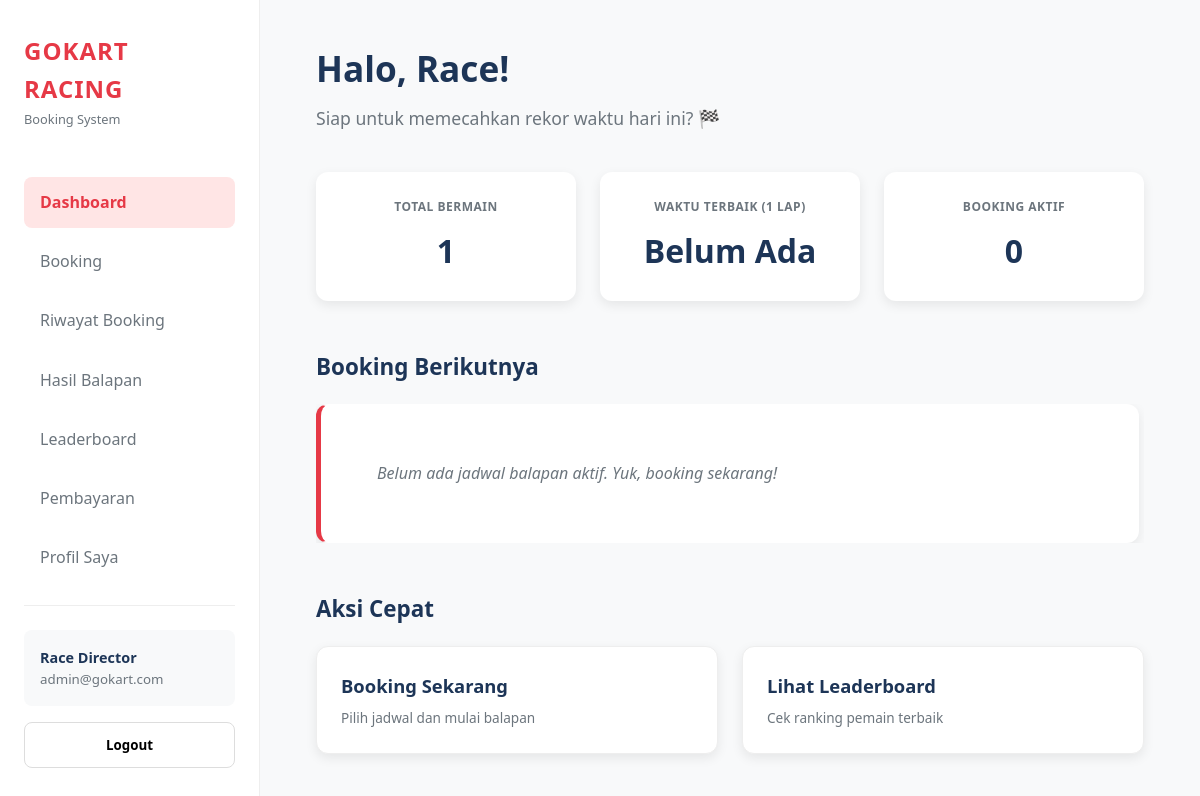
The page /dashboard/dashboard.PHP (signed in) on the database its author committed.
### tables this page shows
CREATE TABLE `users` (
  `id` int(11) NOT NULL,
  `nama_lengkap` varchar(100) NOT NULL,
  `nomor_hp` varchar(20) NOT NULL,
  `email` varchar(100) NOT NULL,
  `password` varchar(255) NOT NULL,
  `role` enum('admin','user') DEFAULT 'user',
  `created_at` timestamp NOT NULL DEFAULT current_timestamp(),
  `total_bermain` int(11) DEFAULT 0,
  `best_time` decimal(5,3) DEFAULT 99.999,
  `booking_aktif` int(11) DEFAULT 0
);

### dashboard/dashboard.PHP (the view, shortened to what this page needs)
<?php
require '../koneksi.php';
$user_id = $_SESSION['id_user'];
$user_query = mysqli_query($koneksi, "SELECT * FROM users WHERE id = '$user_id'");
$user       = mysqli_fetch_assoc($user_query);
$first_name = explode(' ', $user['nama_lengkap'])[0];
$total_query = mysqli_query($koneksi, "
    SELECT COUNT(*) as total
    FROM booking
    WHERE user_id = '$user_id' AND status = 'selesai'
");
$total = mysqli_fetch_assoc($total_query)['total'];
$best_query = mysqli_query($koneksi, "
    SELECT MIN(total_lap) as best_time
    FROM hasil_balapan
    WHERE user_id = '$user_id'
");
$best_data = mysqli_fetch_assoc($best_query);
$best_time = ($best_data && $best_data['best_time'] > 0) ? number_format($best_data['best_time'], 3) . ' detik' : 'Belum Ada';
$aktif_query = mysqli_query($koneksi, "
    SELECT COUNT(*) as total
    FROM booking
    WHERE user_id = '$user_id' AND status = 'aktif'
");
$aktif_count = mysqli_fetch_assoc($aktif_query)['total'];
$next_query = mysqli_query($koneksi, "
    SELECT b.*, p.nama_paket, p.durasi_menit
    FROM booking b
    JOIN paket_bermain p ON b.paket_id = p.id
    WHERE b.user_id = '$user_id' AND b.status = 'aktif'
    ORDER BY b.tanggal_booking ASC, b.jam_booking ASC
");
?>
<!DOCTYPE html>
<html lang="id">
<head>
    <link rel="stylesheet" href="style.css">
</head>
<body>
<div class="container">
    <aside class="sidebar">
        <div class="sidebar-top">
            <div class="brand">
                <h2>GoKart Racing</h2>
                <p>Booking System</p>
            </div>
            <ul class="nav-menu">
                <li><a href="../dashboard/dashboard.php" class="nav-link active">Dashboard</a></li>
                <li><a href="../booking/booking.php" class="nav-link">Booking</a></li>
                <li><a href="../riwayat booking/riwayat.php" class="nav-link">Riwayat Booking</a></li>
                <li><a href="../hasil_balapan/hasil_balapan.php" class="nav-link">Hasil Balapan</a></li>
                <li><a href="../leaderboard/leaderboard.php" class="nav-link">Leaderboard</a></li>
                <li><a href="../pembayaran/pembayaran.php" class="nav-link">Pembayaran</a></li>
                <li><a href="../Profil_sayaGokart/profil_saya.php" class="nav-link">Profil Saya</a></li>
            </ul>
        </div>
        <div class="sidebar-bottom">
            <div class="sidebar-user">
                <p><strong><?= htmlspecialchars($user['nama_lengkap']); ?></strong></p>
                <small><?= htmlspecialchars($user['email']); ?></small>
            </div>
            <button class="logout-btn">Logout</button>
        </div>
    </aside>
    <main class="main">
        <header class="header">
            <h1>Halo, <?= htmlspecialchars($first_name); ?>!</h1>
            <p>Siap untuk memecahkan rekor waktu hari ini? 🏁</p>
        </header>
        <section class="stats">
            <div class="card stat-card">
                <p>Total Bermain</p>
                <h3 class="stat-number"><?= $total; ?></h3>
            </div>
            <div class="card stat-card">
                <p>Waktu Terbaik (1 Lap)</p>
                <h3 class="stat-number"><?= $best_time; ?></h3>
            </div>
            <div class="card stat-card">
                <p>Booking Aktif</p>
                <h3 class="stat-number"><?= $aktif_count; ?></h3>
            </div>
        </section>
        <section class="booking">
            <h2>Booking Berikutnya</h2>
            <div class="booking-list">
                <?php if (mysqli_num_rows($next_query) > 0): ?>
                    <?php while ($row = mysqli_fetch_assoc($next_query)): ?>
                        <div class="card booking-box" style="margin-bottom: 1rem;">
                            <div class="booking-left">
                                <p class="booking-date">
                                    📅 <?= date('d M Y', strtotime($row['tanggal_booking'])); ?> |
                                    ⏰ <?= date('H:i', strtotime($row['jam_booking'])); ?>
                                </p>
                                <div class="booking-detail">
                                    <span><strong>Paket:</strong> <?= htmlspecialchars($row['nama_paket']); ?></span>
                                    <span><strong>Durasi:</strong> <?= $row['durasi_menit']; ?> Menit</span>
                                    <span><strong>Pemain:</strong> <?= $row['jumlah_orang']; ?> Orang</span>
                                </div>
                            </div>
                            <div class="booking-right">
                                <button class="btn btn-secondary" onclick="window.location.href='../riwayat booking/riwayat.php'">
                                    Detail
                                </button>
                            </div>
                        </div>
                    <?php endwhile; ?>
                <?php else: ?>
                    <div class="card booking-box">
                        <p class="empty-state">Belum ada jadwal balapan aktif. Yuk, booking sekarang!</p>
                    </div>
                <?php endif; ?>
            </div>
        </section>
        <section class="aksi">
            <h2>Aksi Cepat</h2>
            <div class="aksi-container">
                <div class="card aksi-box clickable" onclick="window.location.href='../booking/booking.php'">
                    <h3>Booking Sekarang</h3>
                    <p>Pilih jadwal dan mulai balapan</p>
                </div>
                <div class="card aksi-box clickable" onclick="window.location.href='../leaderboard/leaderboard.php'">
                    <h3>Lihat Leaderboard</h3>
                    <p>Cek ranking pemain terbaik</p>
                </div>
            </div>
        </section>
    </main>
</div>
</body>
</html>

### dashboard/style.css (style rules this page uses)
:root { --primary: #e63946; --primary-light: #ffe5e5; --dark: #1d3557; --light: #f1faee; --gray: #6c757d; --white: #ffffff; --bg-body: #f8f9fa; --shadow: 0 4px 12px rgba(0, 0, 0, 0.08); --transition: all 0.3s ease; }
* { margin: 0; padding: 0; box-sizing: border-box; font-family: "Segoe UI", Roboto, Helvetica, Arial, sans-serif; }
body { background-color: var(--bg-body); color: var(--dark); line-height: 1.6; }
.container { display: flex; min-height: 100vh; width: 100%; }
.sidebar { width: 260px; background-color: var(--white); display: flex; flex-direction: column; justify-content: space-between; padding: 2rem 1.5rem; border-right: 1px solid #eee; position: fixed; height: 100vh; z-index: 100; transition: var(--transition); }
.brand { padding-bottom: 1rem; }
.brand h2 { color: var(--primary); font-size: 1.5rem; text-transform: uppercase; letter-spacing: 1px; }
.brand p { font-size: 0.8rem; color: var(--gray); }
.nav-menu { list-style: none; margin-top: 2rem; flex-grow: 1; }
.nav-link { text-decoration: none; color: var(--gray); display: block; padding: 0.8rem 1rem; border-radius: 8px; margin-bottom: 0.5rem; transition: var(--transition); white-space: nowrap; overflow: hidden; text-overflow: ellipsis; }
.nav-link:hover, .nav-link.active { background-color: var(--primary-light); color: var(--primary); font-weight: bold; }
.sidebar-bottom { margin-top: auto; border-top: 1px solid #eee; padding-top: 1.5rem; }
.sidebar-user { padding: 1rem; background: var(--bg-body); border-radius: 8px; margin-bottom: 1rem; }
.sidebar-user p { font-size: 0.9rem; white-space: nowrap; overflow: hidden; text-overflow: ellipsis; }
.sidebar-user small { color: var(--gray); display: block; }
.logout-btn { width: 100%; padding: 0.8rem; border: 1px solid #ddd; background: none; border-radius: 8px; cursor: pointer; font-weight: 600; transition: var(--transition); }
.main { margin-left: 260px; padding: 2.5rem 3.5rem; flex-grow: 1; min-width: 0; transition: var(--transition); }
.header { margin-bottom: 2.5rem; }
.header h1 { font-size: 2.2rem; margin-bottom: 0.5rem; }
.header p { color: var(--gray); font-size: 1.1rem; }
.card { background: var(--white); border-radius: 12px; padding: 1.5rem; box-shadow: var(--shadow); border: 1px solid transparent; }
.stats { display: grid; grid-template-columns: repeat(auto-fit, minmax(220px, 1fr)); gap: 1.5rem; margin-bottom: 3rem; }
.stat-card { text-align: center; transition: var(--transition); }
.stat-card p { color: var(--gray); text-transform: uppercase; font-size: 0.75rem; font-weight: 700; letter-spacing: 0.5px; margin-bottom: 0.5rem; }
.stat-number { font-size: 2rem; font-weight: 800; color: var(--dark); }
.booking h2, .aksi h2 { margin-bottom: 1.2rem; font-size: 1.4rem; display: flex; align-items: center; gap: 10px; }
.booking-list { max-height: 500px; overflow-y: auto; padding-right: 5px; }
.booking-box { display: flex; justify-content: space-between; align-items: center; border-left: 5px solid var(--primary); transition: var(--transition); }
.empty-state { text-align: center; color: var(--gray); padding: 2rem; font-style: italic; }
.aksi { margin-top: 3rem; }
.aksi-container { display: grid; grid-template-columns: repeat(2, 1fr); gap: 1.5rem; }
.aksi-box { text-align: left; transition: var(--transition); border: 1px solid #eee; }
.aksi-box h3 { margin-bottom: 0.4rem; color: var(--dark); font-size: 1.15rem; }
.aksi-box p { font-size: 0.85rem; color: var(--gray); }

### rows shown on the page
users: nama_lengkap "Race Director", email "admin@gokart.com", nama_lengkap "Race"

### other values the page prints
$total "1"
$best_time "Belum Ada"
$aktif_count "0"
